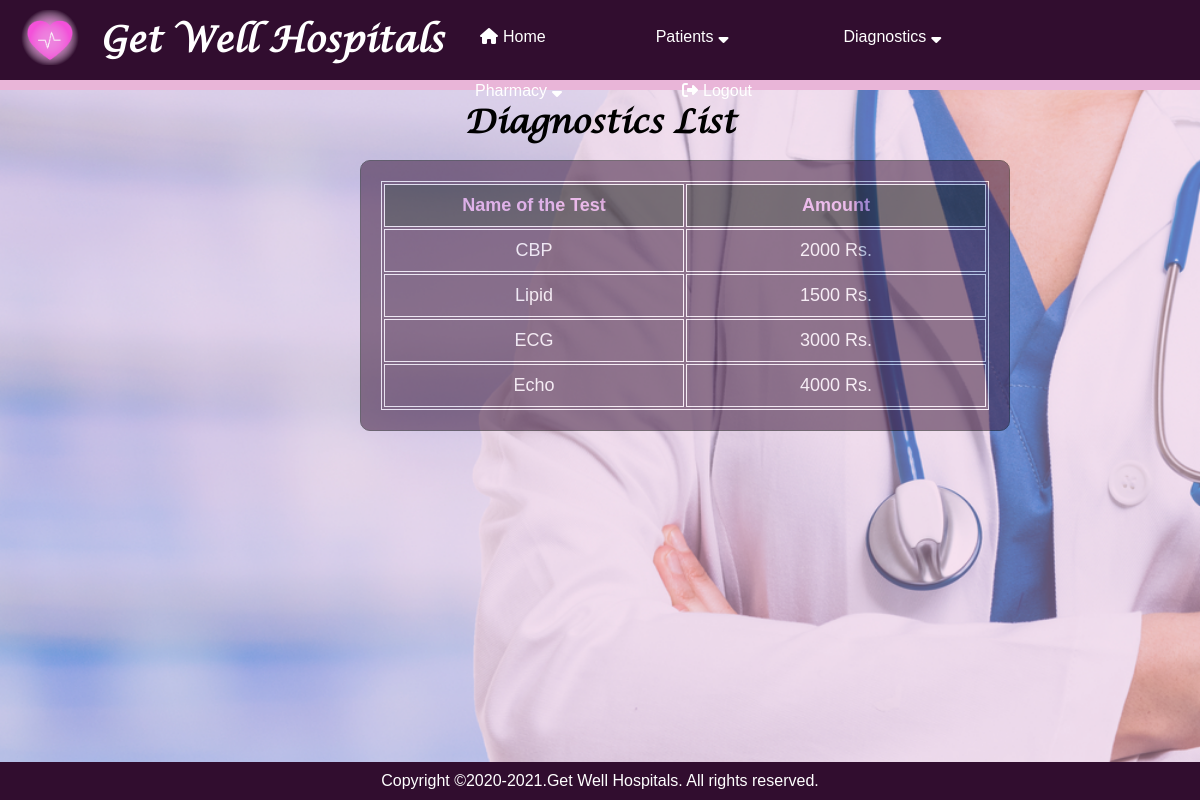
The page /diagnostic_list on the database its author committed.
### application/routes.py (models this page shows)
class Diagnostic(db.Model):
    __tablename__ = 'diagnostic'
    diagnostic_id = Column(Integer, primary_key=True)
    name_of_the_test = Column(String)
    amount = Column(Integer)

### application/routes.py (the view)
@app.route("/diagnostic_list")
def diagnostic_list():
    diagnostics = Diagnostic.query.all()
    return render_template("diagnostic_list.html", diagnostics=diagnostics)

### application/templates/diagnostic_list.html
{% extends "layout.html" %}
{% block content %}
<h1>Diagnostics List</h1>
        <div class="background_table" style="left: 30%;">
            <div style="opacity:inherit 200%;">
    <table style="width:100%;">
    <tr style="color: rgb(235, 157, 235);">
      <th>Name of the Test</th>
      <th>Amount</th>
    </tr>
    {% for dia in diagnostics %}
    <tr style="text-align: center;">
        <td>{{dia.name_of_the_test}}</td>
        <td>{{dia.amount}} Rs.</td>
    </tr>
    {% endfor %}
    </table>
    </div>
    </div>
{% endblock %}

### application/static/css/pages.css (style rules this page uses)
* { padding: 0; margin: 0; text-decoration: none; list-style: none; box-sizing: border-box; }
body { font-family: 'Lucida Calligraphy'; }
body { background: url(/static/images/bg6.png) no-repeat; background-size: cover; background-color: #e9b5d8; background-position: 30% 15% ; }
h1 { text-align: center; padding-top: 100px; }
table { text-align: left; position: relative; opacity: 100%; font-family: 'Franklin Gothic Medium', 'Arial Narrow', Arial, sans-serif; font-size: 18px; }
th { padding: 10px; position: relative; width:300px; opacity: 100%; }
.background_table { background-color: #310d2f; color: white; font-family: 'Franklin Gothic Medium', 'Arial Narrow', Arial, sans-serif;; position: absolute; opacity: 50%; top:20%; border: 1px solid black; padding:20px; margin-bottom: 100px; border-radius: 10px; z-index:-1; }
.background_table table { stroke:10px; border: 1px solid white; }
.background_table table tr { text-align: center; border: 1px solid white; }
.background_table table tr td { text-align: center; padding:10px; border: 1px solid white; }
.background_table table tr th { text-align: center; padding:10px; border: 1px solid white; background-color: black; }

### rows shown on the page
Diagnostic: name_of_the_test "CBP", amount "2000"
Diagnostic: name_of_the_test "Lipid", amount "1500"
Diagnostic: name_of_the_test "ECG", amount "3000"
Diagnostic: name_of_the_test "Echo", amount "4000"
